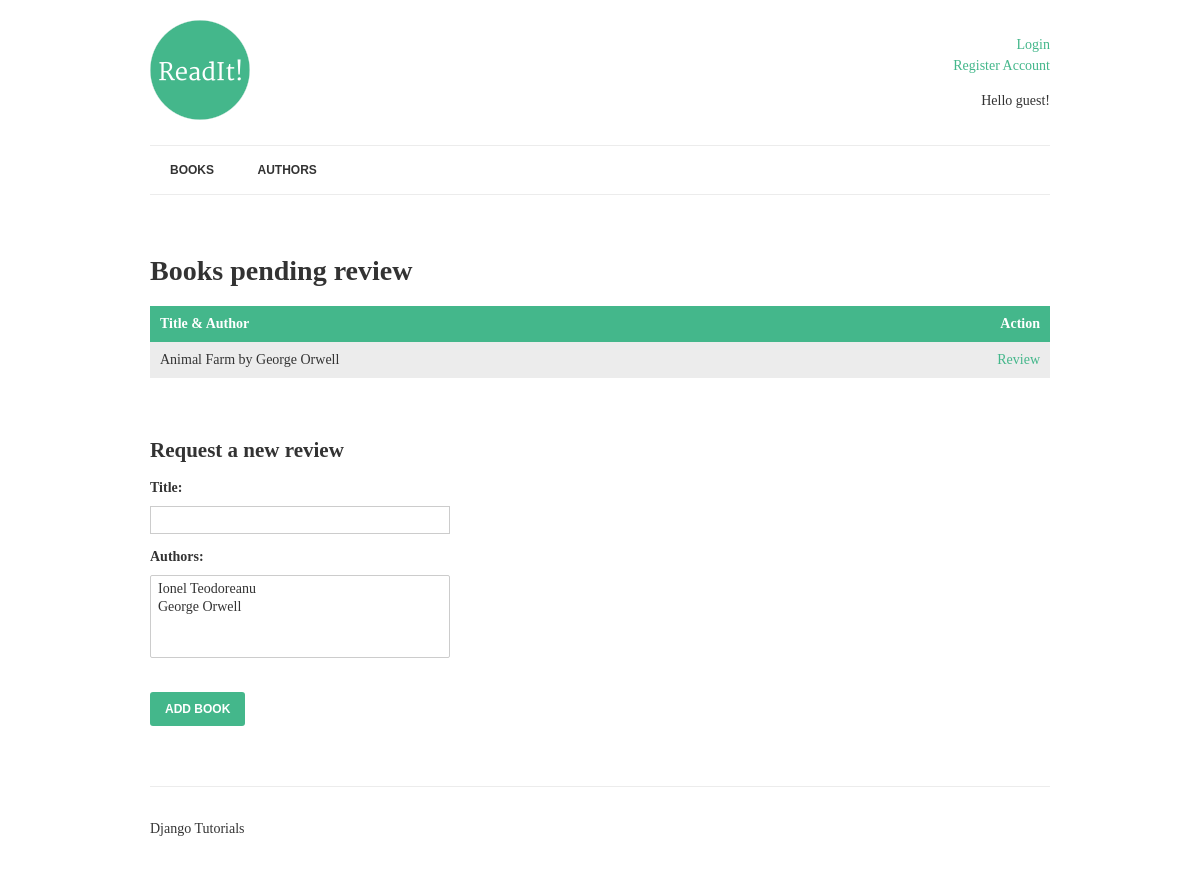
The app's page /books/review/, older data.
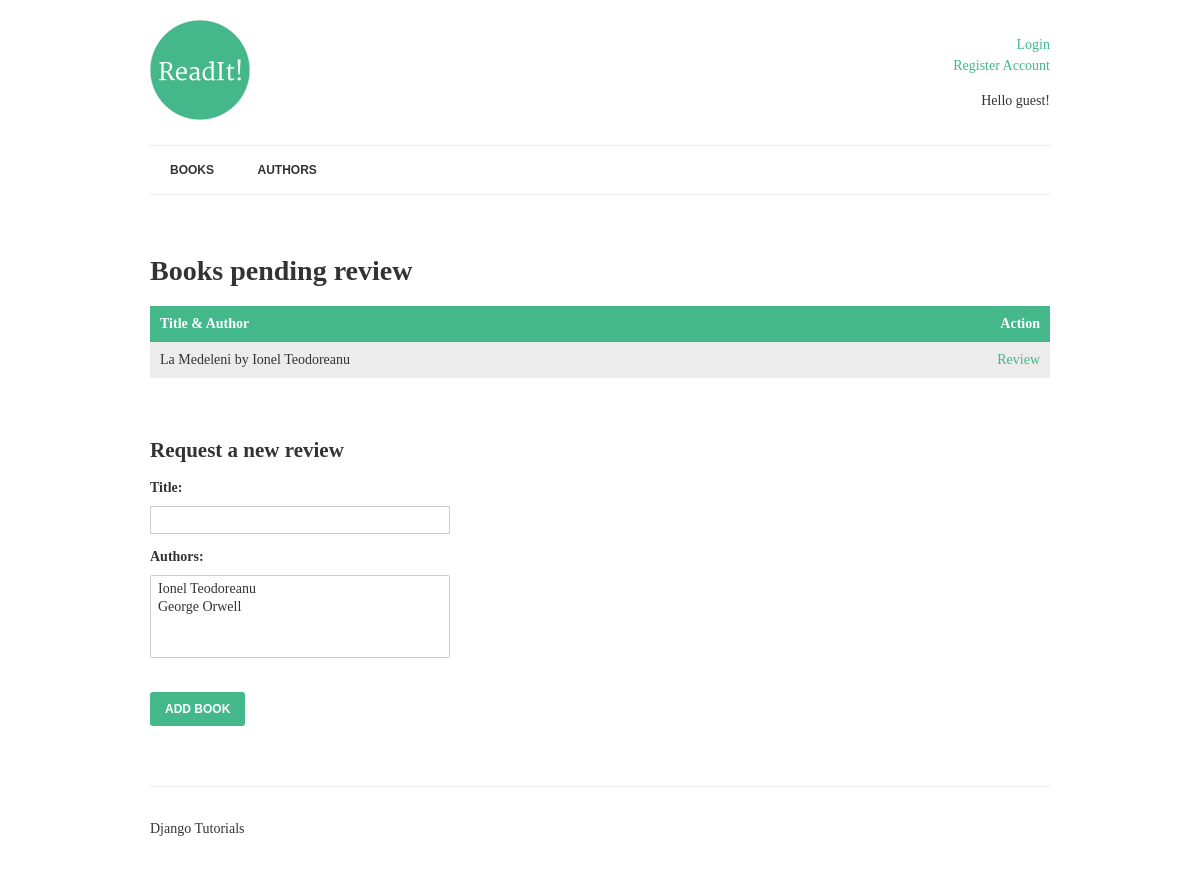
The same page, newer data.
### books/models.py (models this page shows, shortened)
class Book(models.Model):
    title = models.CharField(max_length=150)
    authors = models.ManyToManyField('Author', related_name="books")
    review = models.TextField(blank=True, null=True)
    date_reviewed = models.DateTimeField(blank=True, null=True)
    is_favourite = models.BooleanField(default=False, verbose_name='Favourite?')
    def list_authors(self):
        return ', '.join([author.name for author in self.authors.all()])

class Author(models.Model):
    name = models.CharField(max_length=70,
                            help_text='Use pen name, not real name',
                            unique=True)
    def __str__(self):
        return self.name

### books/views.py (the view, shortened to what this page needs)
class ReviewList(View):
    def get(self, request):
        books = Book.objects.filter(
            date_reviewed__isnull=True).prefetch_related('authors')
        context = {
            'books': books,
            'form': BookForm,
        }
        return render(request, 'books/list-to-review.html', context)

### templates/books/list-to-review.html (shortened to what this page needs)
{% extends "books/base.html" %}
{% block content %}
	<h1>Books pending review</h1>
	{% if books %}
		<table>
			<thead>
				<th>Title &amp; Author</th>
				<th class="align-right">Action</th>
			</thead>
			<tbody>
				{% for book in books %}
					<tr>
						<td class="title">
							{{ book.title }} by {{ book.list_authors }}
						</td>
						<td class="align-right">
							<a href="{% url 'review-book' book.pk %}">Review</a>
						</td>
					</tr>
				{% endfor %}
			</tbody>
		</table>
	{% else %}
		<p>There are no books waiting to be reviewed.  Good job!</p>
	{% endif %}
	<h2>Request a new review</h2>
    <form method="post">
        {{ form.as_p }}
        <input type="submit" value="Add book">
    </form>
{% endblock %}

Row changes from the older to the newer data that the page shows:
removed Book: title "Animal Farm", list_authors "George Orwell"
added Book: title "La Medeleni", list_authors "Ionel Teodoreanu"
